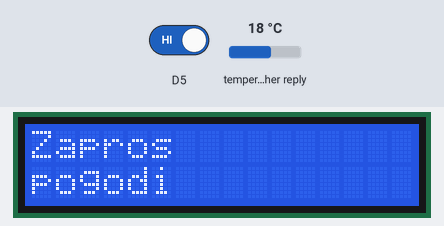
This sketch was run on a simulated ESP8266 (Wemos D1 mini). Shown: 16×2 character LCD. Inputs (shaded band) come from the test bench; at power-on: D5 HIGH, temperature in the weather reply 18 °C. WiFi joins after 1.5 s; servers stay silent unless stated; web services answer with replies made up by the test bench; what the sketch prints to the serial monitor is not drawn.

Above: at 2.9 s.
At 7.3 s:
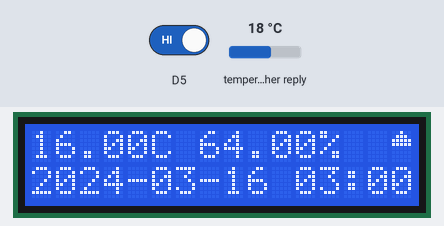
7.4 s: D5 driven LOW
At 23.3 s:
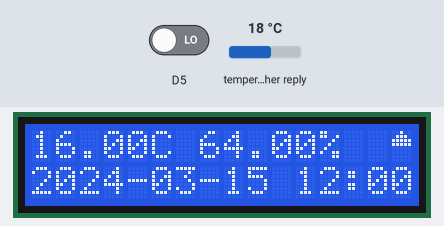
23.7 s: D5 driven HIGH
At 24.2 s:
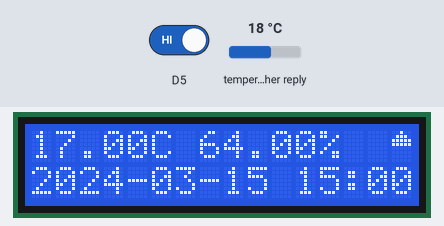
Timing chart, 0 to 26.7 s (numbered marks = the images above; inputs shaded):
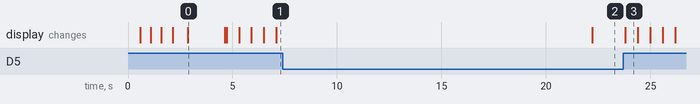

Measured:
- after the input at 23.7 s, the display: changes after 0.10 s (image 3)
- what the display in image 0 shows lasts 1.7 s, from 2.9 s to 4.6 s
- what the display in image 3 shows lasts 0.6 s, from 23.8 s to 24.4 s

The sketch:

i2cWemosWeather.ino
```cpp
#include <ESP8266WiFi.h>
#include <ArduinoJson.h>
#include <WiFiClient.h>
#include <Wire.h>
#include <LiquidCrystal_I2C.h>


LiquidCrystal_I2C lcd(0x3F,16,2); // set the LCD address to 0x3F for a 16 chars and 2 line display


const char* host = "api.openweathermap.org";
//API
String OPEN_WEATHER_MAP_APP_ID = "78ce99baa2772304ccaa4c1b0842855e";
//ID города
String OPEN_WEATHER_MAP_LOCATION_ID = "480562";
//язык для прогноза
String OPEN_WEATHER_MAP_LANGUAGE = "ru";
//Единицы измеррения
boolean IS_METRIC = true;
//Количество записей
uint8_t MAX_FORECASTS = 15;

//настройки подключения WI-FI
char ssid[] = "DSL-2640U";
char pass[] = "";

//Инициализируем wi-fi клиент
WiFiClient client;
int jsonend = 0;
boolean startJson = false;
int status = WL_IDLE_STATUS;
#define JSON_BUFF_DIMENSION 2500

String text;
String textTemp;

unsigned long lastConnectionTime = 10 * 60 * 1000;     // last time you connected to the server, in milliseconds
const unsigned long postInterval = 10 * 360 * 1000;  // posting interval of 10 minutes  (10L * 1000L; 10 seconds delay for testing)
unsigned long lastBTN;

//снег
byte snow[8] =
{
  B00000,
  B10100,
  B01000,
  B10100,
  B00000,
  B00101,
  B00010,
  B00101,
};
//дождь
byte rain[8] =
{
  B00001,
  B00001,
  B00100,
  B10101,
  B10001,
  B00100,
  B10100,
  B10000,
};
byte sun[8] =
{
  B00000,
  B10101,
  B00000,
  B01110,
  B01110,
  B00000,
  B10101,
  B00000,
};
byte grom[8] =
{
  B00000,
  B00000,
  B00000,
  B11111,
  B00110,
  B01100,
  B11000,
  B10000,
};
byte oblako[8] =
{
  B00100,
  B01110,
  B11111,
  B11111,
  B00000,
  B00000,
  B00000,
  B00000,
};


int checked_weather = 1;
int cnt = 15;
boolean show = false;

//Подключение к роутеру
void connectWifi() {
  WiFi.begin(ssid,pass);
  lcd.setCursor(0,0);
  lcd.print("Connect wifi");
  Serial.println("Connecting");
  byte i = 0;
  while (WiFi.status() != WL_CONNECTED) {
    delay(500);
    lcd.setCursor(i,1);
    lcd.print(".");
    Serial.print(".");
    i++;
  }
  Serial.println("");
  lcd.clear();
  lcd.setCursor(0,0);
  lcd.print("WiFi connected!");
  Serial.println("WiFi connected!");
  printWiFiStatus();
}
// Вывод информации о подключениее в монитор порта
void printWiFiStatus() {
  // print the SSID of the network you're attached to:
  Serial.print("SSID: ");
  Serial.println(WiFi.SSID());

  // print your WiFi shield's IP address:
  IPAddress ip = WiFi.localIP();
  Serial.print("IP Address: ");
  Serial.println(ip);

  // print the received signal strength:
  long rssi = WiFi.RSSI();
  Serial.print("signal strength (RSSI):");
  Serial.print(rssi);
  Serial.println(" dBm");
}

// Подлучаем данные по урлу
void makehttpRequest() {

  // закрыть любое соединение перед отправкой нового запроса, чтобы разрешить клиенту устанавливать соединение с сервером
  client.stop();
WiFiClient client;
  // успешное подключение
  if (client.connect(host, 80)) {
    lcd.clear();
    lcd.setCursor(0,0);
    lcd.print("Zapros");
    lcd.setCursor(0,1);
    lcd.print("pogodi");
    // отправляем запрос на сервере
    client.println("GET /data/2.5/forecast?id=" + OPEN_WEATHER_MAP_LOCATION_ID + "&APPID=" + OPEN_WEATHER_MAP_APP_ID + "&mode=json&units=metric&cnt="+cnt+"&lang=ru HTTP/1.1");
    client.println("Host: api.openweathermap.org");
    client.println("Connection: close");
    client.println();

    unsigned long timeout = millis();
    while (client.available() == 0) {
      if (millis() - timeout > 5000) {
        Serial.println(">>> Client Timeout !");
        lcd.clear();
        lcd.setCursor(0,0);
        lcd.print("Client Timeout!");
        client.stop();
        return;
      }
    }

    char c = 0;
    while (client.available()) {
      //c = client.read();
      // Получаем полный json по скобкам открытия и закрытия
      //Serial.print(c);
      text = client.readStringUntil('\n');
    }
    Serial.print(text);
    for(int i = 0; i<text.length(); i++){
      c = text[i];
      if (c == '{') {
        startJson = true;         // set startJson true to indicate json message has started
        jsonend++;
      }
      if (c == '}') {
        jsonend--;
      }
      if (startJson == true) {
        text += c;
      }
      // если jsonend = 0, то мы получили равное количество фигурных скобок
      if (jsonend == 0 && startJson == true) {
        Serial.println("HTTP");
        parseJson(text.c_str(),0);  // разбирать текст строки в функции parseJson
        textTemp = text;

        text = "";                // очищаем следующую строку
        startJson = false;        // set startJson to false to indicate that a new message has not yet started
      }
    }
  }
  else {
    // Если соединение не было установлено:
    Serial.println("connection failed");
    lcd.clear();
    lcd.setCursor(0,0);
    lcd.print("cONECT failed!");
  }
}


//to parse json data recieved from OWM
void parseJson(const char * jsonString, int check) {
  //StaticJsonBuffer<4000> jsonBuffer;
  const size_t bufferSize = 2*JSON_ARRAY_SIZE(1) + JSON_ARRAY_SIZE(2) + 4*JSON_OBJECT_SIZE(1) + 3*JSON_OBJECT_SIZE(2) + 3*JSON_OBJECT_SIZE(4) + JSON_OBJECT_SIZE(5) + 2*JSON_OBJECT_SIZE(7) + 2*JSON_OBJECT_SIZE(8) + 720;
  DynamicJsonBuffer jsonBuffer(bufferSize);

  // FIND FIELDS IN JSON TREE
  JsonObject& root = jsonBuffer.parseObject(jsonString);
  if (!root.success()) {
    Serial.println("parseObject() failed");
    return;
  }

  JsonArray& list = root["list"];
  JsonObject& nowT = list[0];
  JsonObject& later = list[1];

  // including temperature and humidity for those who may wish to hack it in

  String city = root["city"]["name"];

  float tempNow = nowT["main"]["temp"];
  float humidityNow = nowT["main"]["humidity"];
  String weatherNow = nowT["weather"][0]["description"];
  String dataNow = nowT["dt_txt"];
  String simbolNow = nowT["weather"][0]["icon"];

  float tempLater = later["main"]["temp"];
  float humidityLater = later["main"]["humidity"];
  String weatherLater = later["weather"][0]["description"];
  if(check == 0){
    lcd.clear();
    lcd.setCursor(0,0);
    lcd.print(tempNow);
    lcd.print("C ");
    lcd.print(humidityNow);
    lcd.print("%");
    lcd.setCursor(0,1);
    lcd.print(dataNow);
    drawSimbol(simbolNow);
    Serial.println(simbolNow);
  Serial.println(city);
  Serial.println();
  }
  else{
    float tempNow = list[checked_weather]["main"]["temp"];
    float humidityNow = list[checked_weather]["main"]["humidity"];
    String weatherNow = list[checked_weather]["weather"][0]["description"];
    String dataNow = list[checked_weather]["dt_txt"];
    String simbolNow = list[checked_weather]["weather"][0]["icon"];
    lcd.clear();
    lcd.setCursor(0,0);
    lcd.print(tempNow);
    lcd.print("C ");
    lcd.print(humidityNow);
    lcd.print("%");
    lcd.setCursor(0,1);
    lcd.print(dataNow);
    drawSimbol(simbolNow);
    Serial.println(simbolNow);
    checked_weather++;
    if(checked_weather >= cnt )checked_weather = 1;
   }
}

void drawSimbol(String simbol){
  if(simbol == "13d" || simbol == "13n"){
    lcd.setCursor(15,0);
    lcd.write(0);
  }
  if(simbol == "11d" || simbol == "11n"){
    lcd.setCursor(15,0);
    lcd.write(3);
  }
  if(simbol == "01d" || simbol == "01n"){
    lcd.setCursor(15,0);
    lcd.write(2);
  }
  if(simbol == "02d" || simbol == "02n" || simbol == "03d" || simbol == "03n" || simbol == "04d" || simbol == "04n"){
    lcd.setCursor(15,0);
    lcd.write(4);
  }
  if(simbol == "09d" || simbol == "09n" || simbol == "10d" || simbol == "10n"){
    lcd.setCursor(15,0);
    lcd.write(1);
  }
}

void setup()
{
  pinMode(D5, INPUT_PULLUP);
  Serial.begin(115200);
  delay(500);
  lcd.init();
  lcd.backlight();
  text.reserve(JSON_BUFF_DIMENSION);
  connectWifi();
  lastBTN = millis();
  lcd.createChar(0, snow);
  lcd.createChar(1, rain);
  lcd.createChar(2, sun);
  lcd.createChar(3, grom);
  lcd.createChar(4, oblako);
}

void loop()
{

  if (digitalRead(D5) == HIGH){
    lastBTN = millis();
    show = false;
    Serial.println("asdasd");
    parseJson(textTemp.c_str(),checked_weather);
   }
   Serial.println("milis");
   Serial.println(millis());
   Serial.println("milisBTN");
   Serial.println(lastBTN);
   Serial.println("raznitca");
   Serial.println(millis()-lastBTN);
   if(millis() - lastBTN > 15000 && !show){
    Serial.println("cancel");
    show = true;
    checked_weather = 1;
    parseJson(textTemp.c_str(),0);
   }
  delay(500);
  //OWM requires 10mins between request intervals
  //check if 10mins has passed then conect again and pull
  if (millis() - lastConnectionTime > postInterval) {
    // note the time that the connection was made:
    lastConnectionTime = millis();
    makehttpRequest();
  }
}
```
